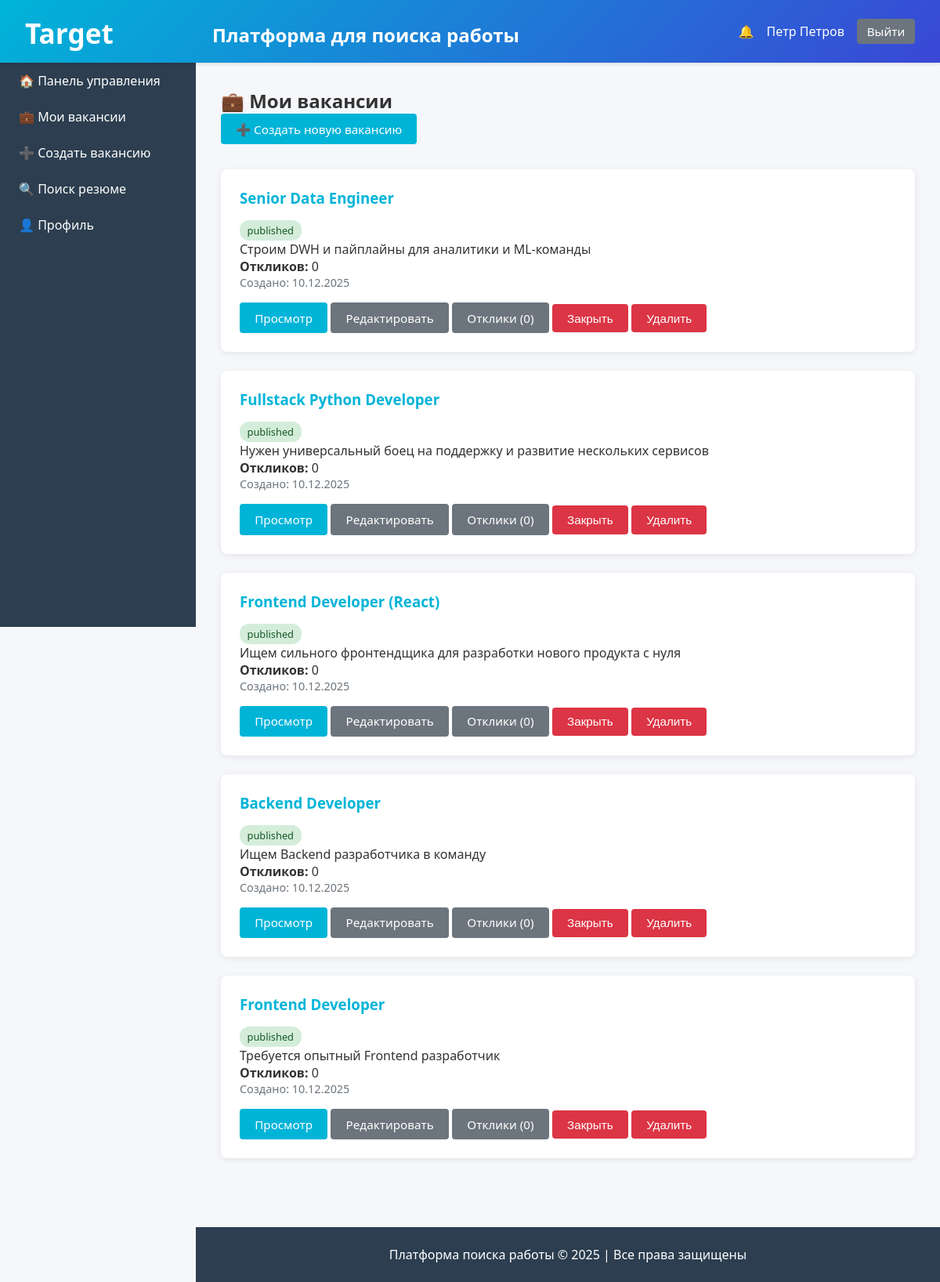
Page /vacancies/my (signed in) on the committed database.
### models/user.py (models this page shows, shortened)
class User(UserMixin, db.Model):
    __tablename__ = 'users'
    id = db.Column(db.Integer, primary_key=True)
    name = db.Column(db.String(100), nullable=False)
    email = db.Column(db.String(120), unique=True, nullable=False, index=True)
    password = db.Column(db.String(255), nullable=False)
    role = db.Column(db.String(20), nullable=False)
    created_at = db.Column(db.DateTime, default=datetime.utcnow)
    is_blocked = db.Column(db.Boolean, default=False)
    type = db.Column(db.String(50))
    __mapper_args__ = {
        'polymorphic_identity': 'user',
        'polymorphic_on': type
    }

class Applicant(User):
    __mapper_args__ = {
        'polymorphic_identity': 'applicant'
    }
    resumes = db.relationship('Resume', backref='applicant', lazy='dynamic',
                              foreign_keys='Resume.applicant_id',
                              cascade='all, delete-orphan')
    applications = db.relationship('Application', backref='applicant', lazy='dynamic',
                                   foreign_keys='Application.applicant_id',
                                   cascade='all, delete-orphan')

### models/vacancy.py (models this page shows, shortened)
class Vacancy(db.Model):
    __tablename__ = 'vacancies'
    id = db.Column(db.Integer, primary_key=True)
    title = db.Column(db.String(200), nullable=False)
    description = db.Column(db.Text, nullable=False)
    requirements = db.Column(db.Text)
    salary = db.Column(db.String(100))
    location = db.Column(db.String(200))
    status = db.Column(db.String(20), default='draft')
    employer_id = db.Column(db.Integer, db.ForeignKey('users.id'), nullable=False)
    applications = db.relationship('Application', backref='vacancy', lazy='dynamic',
                                   cascade='all, delete-orphan')
    created_at = db.Column(db.DateTime, default=datetime.utcnow)
    updated_at = db.Column(db.DateTime, default=datetime.utcnow, onupdate=datetime.utcnow)

### controllers/vacancy_controller.py (the view)
@vacancy_bp.route('/my')
@login_required
def my_vacancies():
    if current_user.role != 'employer':
        flash('Только работодатели могут просматривать свои вакансии', 'error')
        return redirect(url_for('main.home'))
    vacancies = Vacancy.query.filter_by(employer_id=current_user.id).order_by(Vacancy.created_at.desc()).all()
    return render_template('my_vacancies.html', vacancies=vacancies)

### app.py (called while the page is built)
@login_manager.user_loader
def load_user(user_id):
    from models.user import User
    return User.query.get(int(user_id))

### templates/my_vacancies.html (shortened to what this page needs)
{% extends "base.html" %}
{% block content %}
<h2>💼 Мои вакансии</h2>
<a href="{{ url_for('vacancy.create') }}" class="button" style="margin-bottom: 2rem;">➕ Создать новую вакансию</a>
{% if vacancies %}
    {% for vacancy in vacancies %}
    <div class="card">
        <h3>{{ vacancy.title }}</h3>
        <p><span class="badge {{ vacancy.status }}">{{ vacancy.status }}</span></p>
        <p>{{ vacancy.description[:200] }}{% if vacancy.description|length > 200 %}...{% endif %}</p>
        <p><strong>Откликов:</strong> {{ vacancy.applications.count() }}</p>
        <p style="color: #6c757d; font-size: 0.9rem;">Создано: {{ vacancy.created_at.strftime('%d.%m.%Y') }}</p>
        <div style="margin-top: 1rem;">
            <a href="{{ url_for('vacancy.view', vacancy_id=vacancy.id) }}" class="button">Просмотр</a>
            <a href="{{ url_for('vacancy.edit', vacancy_id=vacancy.id) }}" class="button secondary">Редактировать</a>
            <a href="{{ url_for('vacancy.applications', vacancy_id=vacancy.id) }}" class="button secondary">
                Отклики ({{ vacancy.applications.count() }})
            </a>
            {% if vacancy.status == 'draft' %}
                <form method="POST" action="{{ url_for('vacancy.publish', vacancy_id=vacancy.id) }}" style="display: inline;">
                    <button type="submit" class="button success">Опубликовать</button>
                </form>
            {% elif vacancy.status == 'published' %}
                <form method="POST" action="{{ url_for('vacancy.close', vacancy_id=vacancy.id) }}" style="display: inline;">
                    <button type="submit" class="button danger">Закрыть</button>
                </form>
            {% endif %}
            <form method="POST" action="{{ url_for('vacancy.delete', vacancy_id=vacancy.id) }}" style="display: inline;"
                  onsubmit="return confirm('Вы уверены, что хотите удалить эту вакансию?');">
                <button type="submit" class="button danger">Удалить</button>
            </form>
        </div>
    </div>
    {% endfor %}
{% else %}
    <div class="empty-state">
        <p style="font-size: 1.2rem;">У вас пока нет вакансий</p>
        <p>Создайте свою первую вакансию!</p>
        <a href="{{ url_for('vacancy.create') }}" class="button" style="margin-top: 1rem;">Создать вакансию</a>
    </div>
{% endif %}
{% endblock %}

### templates/base.html (shortened to what this page needs)
<!DOCTYPE html>
<html lang="ru">
<head>
</head>
<body>
    {% if current_user.is_authenticated %}
    <header>
        <h1>
            <span class="logo">Target</span> Платформа для поиска работы
        </h1>
        <div class="user-info">
            <a href="{{ url_for('main.notifications') }}" class="notification-badge" style="color: white; text-decoration: none;">
                🔔
            </a>
            <span>{{ current_user.name }}</span>
            <a href="{{ url_for('auth.logout') }}" class="button secondary" style="padding: 0.4rem 0.8rem;">Выйти</a>
        </div>
    </header>
    <nav>
        {% if current_user.role == 'applicant' %}
            <a href="{{ url_for('main.applicant_home') }}">🏠 Главная</a>
            <a href="{{ url_for('vacancy.list_vacancies') }}">💼 Вакансии</a>
            <a href="{{ url_for('resume.my_resumes') }}">📄 Мои резюме</a>
            <a href="{{ url_for('resume.create') }}">➕ Создать резюме</a>
            <a href="{{ url_for('main.profile') }}">👤 Профиль</a>
        {% elif current_user.role == 'employer' %}
            <a href="{{ url_for('main.employer_dashboard') }}">🏠 Панель управления</a>
            <a href="{{ url_for('vacancy.my_vacancies') }}">💼 Мои вакансии</a>
            <a href="{{ url_for('vacancy.create') }}">➕ Создать вакансию</a>
            <a href="{{ url_for('resume.search') }}">🔍 Поиск резюме</a>
            <a href="{{ url_for('main.profile') }}">👤 Профиль</a>
        {% elif current_user.role == 'administrator' %}
            <a href="{{ url_for('admin.dashboard') }}">🏠 Панель админа</a>
            <a href="{{ url_for('admin.users') }}">👥 Пользователи</a>
            <a href="{{ url_for('admin.reports') }}">📊 Отчёты</a>
        {% endif %}
    </nav>
    {% endif %}
    <main>
        {% block content %}{% endblock %}
    </main>
    {% if current_user.is_authenticated %}
    <footer>
        <p>Платформа поиска работы © 2025 | Все права защищены</p>
    </footer>
    {% endif %}
</body>
</html>

### templates/base.html (style rules this page uses)
* { margin: 0; padding: 0; box-sizing: border-box; }
body { font-family: 'Segoe UI', Tahoma, Geneva, Verdana, sans-serif; background: #f5f7fa; color: #333; }
header { background: linear-gradient(135deg, #00b4d8 0%, #3a47d5 100%); color: white; padding: 1rem 2rem; box-shadow: 0 2px 4px rgba(0,0,0,0.1); display: flex; justify-content: space-between; align-items: center; position: relative; z-index: 100; }
header h1 { font-size: 1.5rem; }
header .user-info { display: flex; align-items: center; gap: 1rem; }
.notification-badge { position: relative; cursor: pointer; }
nav { background: #2c3e50; color: white; width: 250px; height: 100vh; position: fixed; top: 0; left: 0; padding: 1rem 0; overflow-y: auto; padding-top: 80px; }
header h1 .logo { display: inline-block; margin-right: 120px; font-size: 2.2rem; transform: translateY(2px); }
nav a { display: block; color: white; text-decoration: none; padding: 0.75rem 1.5rem; transition: all 0.3s; }
main { margin-left: 250px; padding: 2rem; min-height: calc(100vh - 60px); }
.card { background: white; border-radius: 8px; padding: 1.5rem; margin-bottom: 1.5rem; box-shadow: 0 2px 8px rgba(0,0,0,0.08); transition: all 0.3s; }
.card h3 { margin-bottom: 1rem; color: #00b4d8; }
.button, button[type="submit"], input[type="submit"] { padding: 0.6rem 1.2rem; background: #00b4d8; color: white; border: none; border-radius: 4px; cursor: pointer; text-decoration: none; display: inline-block; transition: all 0.3s; font-size: 0.95rem; }
.button.secondary { background: #6c757d; }
.button.danger { background: #dc3545; }
form { max-width: 600px; }
footer { background: #2c3e50; color: white; text-align: center; padding: 1.5rem; margin-left: 250px; margin-top: 2rem; }
.badge { display: inline-block; padding: 0.25rem 0.6rem; font-size: 0.8rem; border-radius: 12px; font-weight: 500; }
.badge.published { background: #d4edda; color: #155724; }

### rows in the picture
Applicant: name "Петр Петров"
Vacancy: title "Senior Data Engineer", status "published", description "Строим DWH и пайплайны для аналитики и ML-команды", applications.count "0", created_at "10.12.2025"
Vacancy: title "Fullstack Python Developer", status "published", description "Нужен универсальный боец на поддержку и развитие нескольких сервисов", applications.count "0", created_at "10.12.2025"
Vacancy: title "Frontend Developer (React)", status "published", description "Ищем сильного фронтендщика для разработки нового продукта с нуля", applications.count "0", created_at "10.12.2025"
Vacancy: title "Backend Developer", status "published", description "Ищем Backend разработчика в команду", applications.count "0", created_at "10.12.2025"
Vacancy: title "Frontend Developer", status "published", description "Требуется опытный Frontend разработчик", applications.count "0", created_at "10.12.2025"
